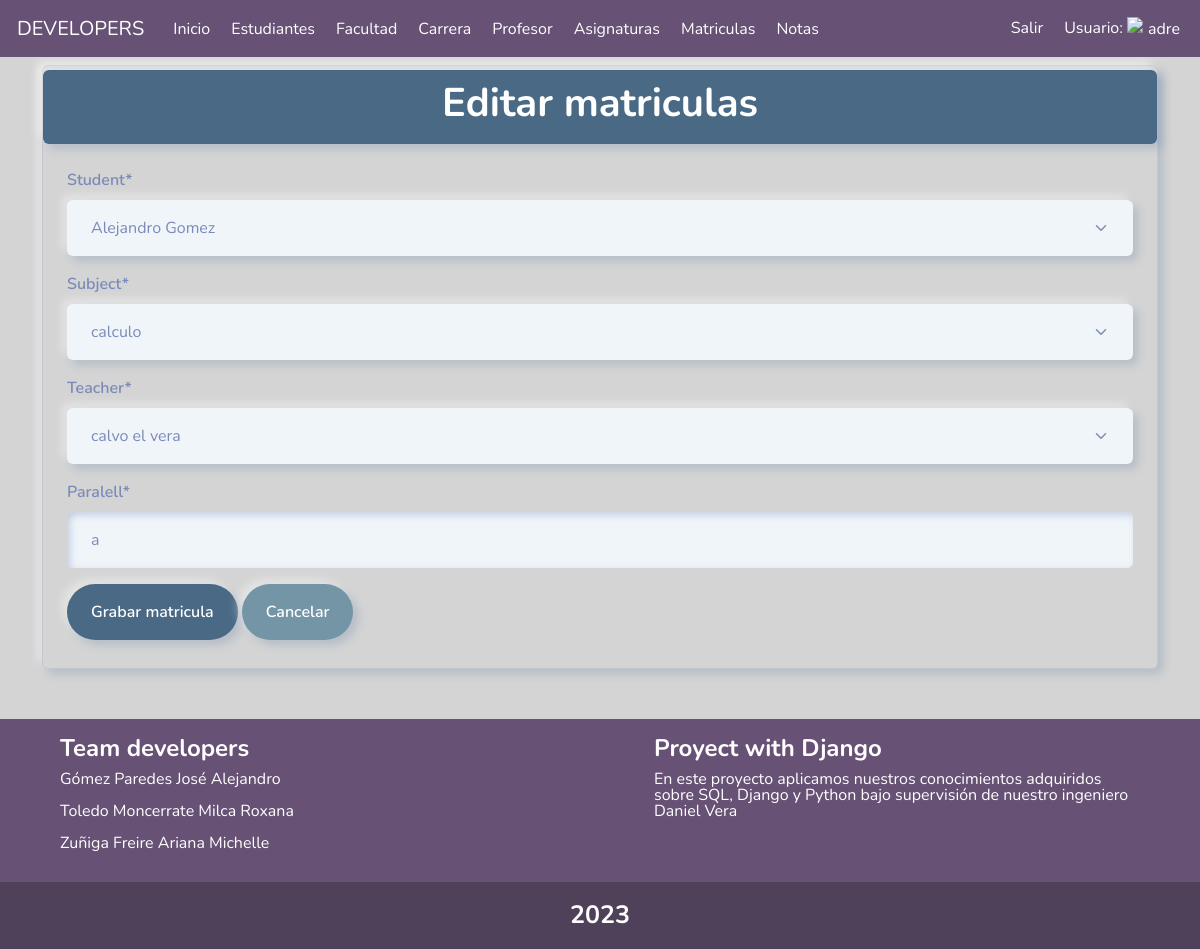
Screenshot of /enroll/update/1/ (signed in) with the database file from the repository.
### notas/models.py (models this page shows)
class enrollment(models.Model):
    student = models.ForeignKey(Student, on_delete=models.CASCADE)
    subject = models.ForeignKey(Subject, on_delete=models.CASCADE)
    teacher = models.ForeignKey(Teacher, on_delete=models.PROTECT)
    fecha = models.DateTimeField(auto_now_add=True)
    paralell = models.CharField(
        'paralell', max_length=20, blank=False, null=False)
    def __str__(self):
        return f"student: {self.student} / subject:{self.subject.name} / teacher:{self.teacher}"

### notas/enroll.py (the view, shortened to what this page needs)
@ login_required
def update_enroll(request, id):
    matricula = enrollment.objects.filter(id=id).first()
    form = None
    print(matricula)
    if request.method == "GET":
        form = Enrollform(instance=matricula)
        context = {'title': 'Editar matriculas',
                   'form': form, 'error': ''}
        return render(request, 'matricula/create_enroll.html', context)

### notas/forms.py
class Enrollform(ModelForm):
    class Meta:
        model = enrollment
        fields = ['student', 'subject', 'teacher', 'paralell']

### notas/models.py (called while the page is built)
    def __str__(self):
        return f"{self.name}"

    def __str__(self):
        return f"{self.firstname} {self.lastname}"

    def __str__(self):
        return f"{self.lastname} {self.firstname}"

### notas/templates/matricula/create_enroll.html (shortened to what this page needs)
{% extends "base.html" %}
{% load static %}
{% load crispy_forms_tags %}
{% block content%}
<div class="container">
    <div class="py-1 mt-2 border border-1 shadow rounded ">
        <div class="py-2 border border-1 shadow rounded text-center color">
            <h1 class="fw-bold text-white text-success">{{title}}</h1>
        </div>
        <form method="POST" class="m-4">
            {{form|crispy}}
            <button class="btn color text-white" type="submit">Grabar matricula</button>
            <a class="btn botones text-white" href="/enroll/">Cancelar</a>
        </form>
    </div>
</div>
{% endblock content %}

### static/css/estilos.css (style rules this page uses)
.fondo { background-color: rgb(212, 212, 212) }
.color { background-color: #496985; }
.botones { background: #7395a5; }

### rows the page displays
enrollment: student "Alejandro Gomez", subject "calculo", teacher "calvo el vera", paralell "a"

### other values shown
{{ title }} "Editar matriculas"
